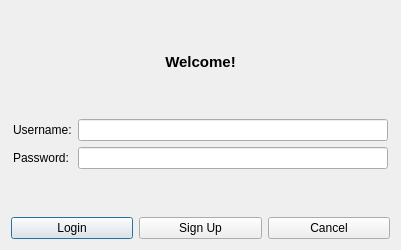
<?xml version="1.0" encoding="UTF-8"?>
<ui version="4.0">
 <class>LoginDialog</class>
 <widget class="QDialog" name="LoginDialog">
  <property name="geometry">
   <rect>
    <x>0</x>
    <y>0</y>
    <width>401</width>
    <height>250</height>
   </rect>
  </property>
  <property name="windowTitle">
   <string>Log In</string>
  </property>
  <layout class="QVBoxLayout" name="verticalLayout">
   <item>
    <spacer name="verticalSpacer_3">
     <property name="orientation">
      <enum>Qt::Vertical</enum>
     </property>
     <property name="sizeHint" stdset="0">
      <size>
       <width>20</width>
       <height>10</height>
      </size>
     </property>
    </spacer>
   </item>
   <item>
    <widget class="QLabel" name="label">
     <property name="text">
      <string>&lt;html&gt;&lt;head/&gt;&lt;body&gt;&lt;p align=&quot;center&quot;&gt;&lt;span style=&quot; font-size:11pt; font-weight:600;&quot;&gt;Welcome!&lt;/span&gt;&lt;/p&gt;&lt;/body&gt;&lt;/html&gt;</string>
     </property>
    </widget>
   </item>
   <item>
    <spacer name="verticalSpacer_2">
     <property name="orientation">
      <enum>Qt::Vertical</enum>
     </property>
     <property name="sizeHint" stdset="0">
      <size>
       <width>20</width>
       <height>10</height>
      </size>
     </property>
    </spacer>
   </item>
   <item>
    <layout class="QFormLayout" name="formLayout">
     <property name="fieldGrowthPolicy">
      <enum>QFormLayout::AllNonFixedFieldsGrow</enum>
     </property>
     <property name="leftMargin">
      <number>2</number>
     </property>
     <property name="rightMargin">
      <number>2</number>
     </property>
     <item row="2" column="0">
      <widget class="QLabel" name="usernameLabel">
       <property name="text">
        <string>Username:</string>
       </property>
      </widget>
     </item>
     <item row="2" column="1">
      <widget class="QLineEdit" name="usernameInput"/>
     </item>
     <item row="3" column="0">
      <widget class="QLabel" name="passwordLabel">
       <property name="text">
        <string>Password:</string>
       </property>
      </widget>
     </item>
     <item row="3" column="1">
      <widget class="QLineEdit" name="passwordInput">
       <property name="sizePolicy">
        <sizepolicy hsizetype="Preferred" vsizetype="Fixed">
         <horstretch>0</horstretch>
         <verstretch>0</verstretch>
        </sizepolicy>
       </property>
       <property name="echoMode">
        <enum>QLineEdit::Password</enum>
       </property>
       <property name="alignment">
        <set>Qt::AlignLeading|Qt::AlignLeft|Qt::AlignVCenter</set>
       </property>
      </widget>
     </item>
    </layout>
   </item>
   <item>
    <spacer name="verticalSpacer">
     <property name="orientation">
      <enum>Qt::Vertical</enum>
     </property>
     <property name="sizeHint" stdset="0">
      <size>
       <width>20</width>
       <height>20</height>
      </size>
     </property>
    </spacer>
   </item>
   <item>
    <layout class="QHBoxLayout" name="horizontalLayout">
     <item>
      <widget class="QPushButton" name="loginButton">
       <property name="text">
        <string>Login</string>
       </property>
       <property name="autoDefault">
        <bool>false</bool>
       </property>
       <property name="default">
        <bool>true</bool>
       </property>
      </widget>
     </item>
     <item>
      <widget class="QPushButton" name="signupButton">
       <property name="text">
        <string>Sign Up</string>
       </property>
       <property name="autoDefault">
        <bool>false</bool>
       </property>
      </widget>
     </item>
     <item>
      <widget class="QPushButton" name="cancelButton">
       <property name="text">
        <string>Cancel</string>
       </property>
       <property name="autoDefault">
        <bool>false</bool>
       </property>
      </widget>
     </item>
    </layout>
   </item>
  </layout>
 </widget>
 <layoutdefault spacing="6" margin="11"/>
 <tabstops>
  <tabstop>usernameInput</tabstop>
  <tabstop>passwordInput</tabstop>
  <tabstop>loginButton</tabstop>
  <tabstop>signupButton</tabstop>
  <tabstop>cancelButton</tabstop>
 </tabstops>
 <resources/>
 <connections/>
</ui>
